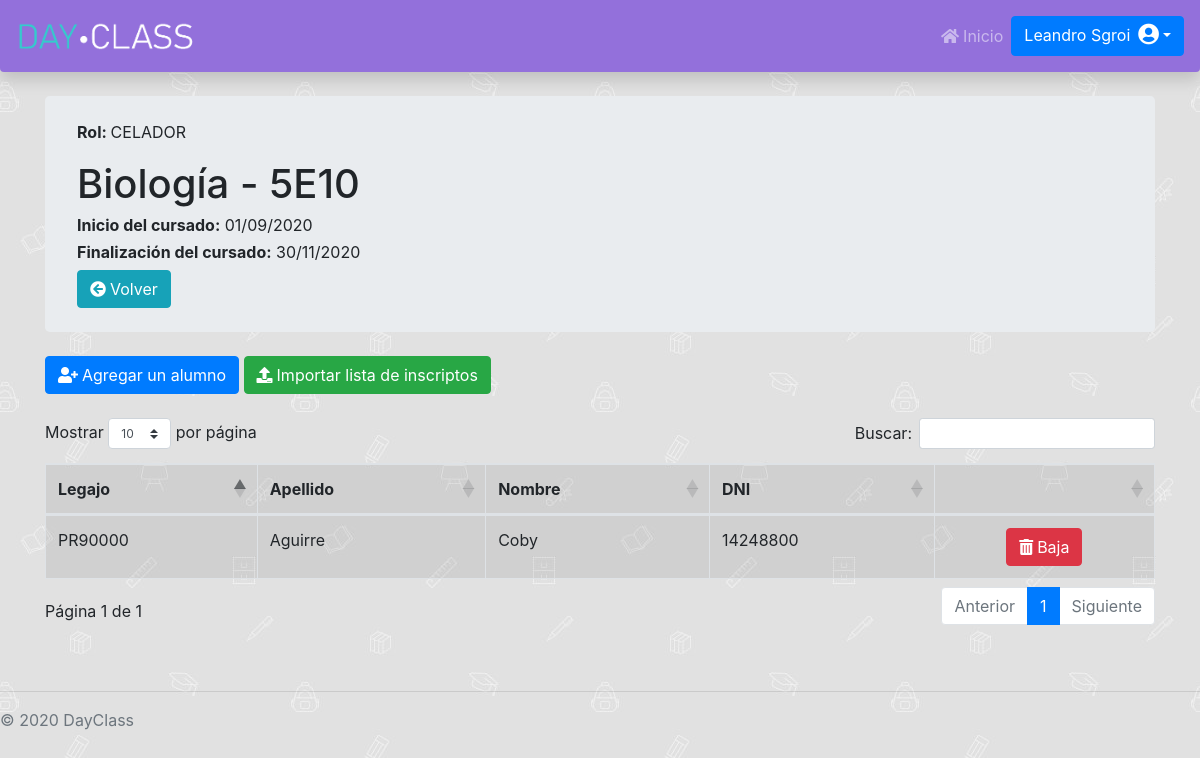
Page /Administrador/MateriaCurso/Curso/alumnosCurso.php?id=25 (signed in) on the committed database.
### tables this page shows
CREATE TABLE `permiso` (
  `id` int(11) NOT NULL AUTO_INCREMENT,
  `fechaDesdePer` date DEFAULT NULL,
  `fechaHastaPer` date DEFAULT NULL,
  `nombrePermiso` varchar(255) DEFAULT NULL,
  PRIMARY KEY (`id`)
);

CREATE TABLE `curso` (
  `id` int(11) NOT NULL AUTO_INCREMENT,
  `fechaDesdeCurActual` date DEFAULT NULL,
  `fechaHastaCurActul` date DEFAULT NULL,
  `nombreCurso` varchar(255) DEFAULT NULL,
  `division_id` int(11) DEFAULT NULL,
  `materia_id` int(11) DEFAULT NULL,
  `fechaDesdeCursado` date DEFAULT NULL,
  `fechaHastaCursado` date DEFAULT NULL,
  PRIMARY KEY (`id`),
  KEY `FKb0pu5rd27n5ld9n4oamd62dwj` (`division_id`),
  KEY `FK48osbikkitlflgwqf0vh8qt7j` (`materia_id`)
);

CREATE TABLE `alumnocursoactual` (
  `id` int(11) NOT NULL AUTO_INCREMENT,
  `fechaDesdeAlumCurAc` date DEFAULT NULL,
  `fechaHastaAlumCurAc` date DEFAULT NULL,
  `alumno_id` int(11) DEFAULT NULL,
  `curso_id` int(11) DEFAULT NULL,
  PRIMARY KEY (`id`),
  KEY `FK36obnguwdre5apx5dchq91odn` (`alumno_id`),
  KEY `FKt7ydcu477pnwgp95bumcwako7` (`curso_id`)
);

CREATE TABLE `usuario` (
  `id` int(11) NOT NULL AUTO_INCREMENT,
  `nombreUsuario` varchar(255) DEFAULT NULL,
  `apellidoUsuario` varchar(255) DEFAULT NULL,
  `legajoUsuario` varchar(255) DEFAULT NULL,
  `dniUsuario` int(11) DEFAULT NULL,
  `contraseniaUsuario` varchar(255) DEFAULT NULL,
  `emailUsuario` varchar(255) DEFAULT NULL,
  `fechaNacimientoUsuario` date DEFAULT NULL,
  `fechaAltaUsuario` date DEFAULT NULL,
  `fechaBajaUsuario` date DEFAULT NULL,
  `bloqueado` tinyint(1) NOT NULL DEFAULT '0',
  `cuentaHabilitada` tinyint(1) NOT NULL DEFAULT '0',
  `id_permiso` int(11) DEFAULT NULL,
  PRIMARY KEY (`id`)
);

### Administrador/MateriaCurso/Curso/alumnosCurso.php (the view, shortened to what this page needs)
<?php
include "../../../databaseConection.php";
$nombreRol = "Sin rol asignado";
if(!($_SESSION['usuario']['id_permiso'] == NULL || $_SESSION['usuario']['id_permiso'] == "")){
    $permiso = $con->query("SELECT * FROM permiso WHERE id = '".$_SESSION['usuario']['id_permiso']."'")->fetch_assoc();
    $nombreRol = $permiso['nombrePermiso'];
}
?>
<link rel="stylesheet" href="https://cdnjs.cloudflare.com/ajax/libs/twitter-bootstrap/4.1.3/css/bootstrap.css">
<link rel="stylesheet" href="https://cdn.datatables.net/1.10.21/css/dataTables.bootstrap4.min.css">
<div class="container">
    <div class="jumbotron my-4 py-4">
        <p><b>Rol: </b><?php echo "$nombreRol" ?></p>
        <?php
        include "../../../databaseConection.php";
        $id_curso = $_GET['id'];
        $currentDateTime = date('Y-m-d');
        $consultaCurso = $con->query("SELECT * FROM `curso` WHERE `id` =  $id_curso");
        $resultado = $consultaCurso->fetch_assoc();
        $fchDesde = $resultado["fechaDesdeCursado"];
        $fchHasta = $resultado["fechaHastaCursado"];
        $nombreCurso = $resultado["nombreCurso"];
        $id_materia = $resultado["materia_id"];
        echo "<h1>$nombreCurso</h1>";
        if ($fchDesde != null && $fchHasta != null && $fchHasta >= $currentDateTime) {
            echo "<h6 class='font-weight-normal'><b>Inicio del cursado:</b> " . strftime('%d/%m/%Y', strtotime($fchDesde)) . " </h6>";
            echo "<h6 class='font-weight-normal'><b>Finalización del cursado:</b> " . strftime('%d/%m/%Y', strtotime($fchHasta)) . " </h6>";
        } else {
            echo "<div class='alert alert-warning' role='alert'>
                            <h5><i class='fa fa-exclamation-circle mr-2'></i>No hay fechas de cursado vigentes.</h5>
                            <h7>No podrá inscribir alumnos hasta que esten definidas las fechas nuevas.</h7>
                        </div>";
        }
        ?>
        <a <?php echo "href='/DayClass/Administrador/MateriaCurso/Curso/admCurso.php?id= $id_materia'" ?> class="btn btn-info"><i class="fa fa-arrow-circle-left mr-1"></i>Volver</a>
    </div>
    <?php
    $id_curso = $_GET['id'];
    $currentDateTime = date('Y-m-d');
    $consultaCurso = $con->query("SELECT * FROM `curso` WHERE `id` =  $id_curso");
    $resultadoCurso = $consultaCurso->fetch_assoc();
    $fechaDesdeCursado = $resultadoCurso['fechaDesdeCursado'];
    $fechaHastaCursado = $resultadoCurso['fechaHastaCursado'];
    $habilitado = false;
    if ($fechaDesdeCursado != null && $fechaHastaCursado != null) {
        if ($fechaHastaCursado >= $currentDateTime) {
            $habilitado = true;
        }
    }
    ?>
    <div class="my-3">
        <button <?php
                if ($habilitado) {
                    echo "class='btn btn-primary'";
                    echo "data-target='#staticBackdrop'";
                } else {
                    echo "class='btn btn-primary disabled'";
                } ?> data-toggle="modal"><i class="fa fa-user-plus mr-1"></i>Agregar un alumno</button>
        <button <?php
                if ($habilitado) {
                    echo "class='btn btn-success'";
                    echo "data-target='#staticBackdrop1'";
                } else {
                    echo "class='btn btn-success disabled'";
                } ?> data-toggle="modal"><i class="fa fa-upload mr-1"></i>Importar lista de inscriptos</button>
    </div>
    <div class="my-4 table-responsive">
        <table id="dataTable" class="table table-active table-bordered table-hover">
            <?php
                $id_curso = $_GET['id'];
                $currentDateTime = date('Y-m-d H:i:s');
                $consultaCurso = $con->query("SELECT * FROM `curso` WHERE `id` =  $id_curso");
                $resultadoCurso = $consultaCurso->fetch_assoc();
                $fechaDesdeCursado = $resultadoCurso['fechaDesdeCursado'];
                $fechaHastaCursado = $resultadoCurso['fechaHastaCursado'];
                $consulta2 = $con->query("SELECT alumno_id FROM `alumnocursoactual` WHERE `fechaDesdeAlumCurAc` = '$fechaDesdeCursado' AND `fechaHastaAlumCurAc` = '$fechaHastaCursado' AND `curso_id` =  $id_curso");
                if(!($consulta2 ->num_rows) == 0){
                    $selectPermiso = $con->query("SELECT * FROM permiso WHERE nombrePermiso = 'ALUMNO'");
                    $permiso = $selectPermiso->fetch_assoc();
                    $id_permiso = $permiso["id"];
                    echo "<thead>
                            <th>Legajo</th>
                            <th>Apellido</th>
                            <th>Nombre </th>
                            <th>DNI</th>
                            <th></th>
                        </thead>
                        <tbody>";
                    while ($alumnocursoactual = $consulta2->fetch_assoc()) {
                       $alumno_id = $alumnocursoactual['alumno_id'];
                        $alumno = $con->query("SELECT cursoestadoalumno.nombreEstado, usuario.legajoUsuario, usuario.apellidoUsuario, usuario.nombreUsuario, usuario.dniUsuario FROM alumnocursoactual, usuario, curso, alumnocursoestado, cursoestadoalumno WHERE usuario.id = '$alumno_id' AND usuario.id_permiso = '$id_permiso' AND curso.id = '$id_curso' AND alumnocursoactual.curso_id = curso.id AND alumnocursoactual.alumno_id = usuario.id AND alumnocursoactual.id = alumnocursoestado.alumnoCursoActual_id AND alumnocursoactual.fechaDesdeAlumCurAc <= '$currentDateTime' AND alumnocursoactual.fechaHastaAlumCurAc > '$currentDateTime' AND ('$currentDateTime' >= alumnocursoestado.fechaInicioEstado) AND ('$currentDateTime' < alumnocursoestado.fechaFinEstado) AND (alumnocursoactual.fechaDesdeAlumCurAc <= alumnocursoestado.fechaInicioEstado) AND (alumnocursoactual.fechaHastaAlumCurAc >= alumnocursoestado.fechaFinEstado) AND alumnocursoestado.cursoEstadoAlumno_id = cursoestadoalumno.id")->fetch_assoc();
                        if($alumno['nombreEstado'] == "LIBRE"){
                            $urlReinc = 'movAlumnoCurso.php?alumnoId='.$alumno_id.'&&cursoId='.$id_curso.'&&movId=2';
                            echo "<tr class='table-danger'>
                                <td>" . $alumno['legajoUsuario'] . "</td>
                                <td>" . $alumno['apellidoUsuario'] . "</td>
                                <td>" . $alumno['nombreUsuario'] . "</td>
                                <td>" . $alumno['dniUsuario'] . "</td>
                                <td class='text-center'><a class='btn btn-primary' onclick='return confirmComeBack()' href='$urlReinc'><i class='fa fa-undo mr-1'></i>Alta</a></td>
                            </tr>";
                        }else{
                            $urlBaja = 'movAlumnoCurso.php?alumnoId='.$alumno_id.'&&cursoId='.$id_curso.'&&movId=1';
                           echo "<tr>
                                <td>" . $alumno['legajoUsuario'] . "</td>
                                <td>" . $alumno['apellidoUsuario'] . "</td>
                                <td>" . $alumno['nombreUsuario'] . "</td>
                                <td>" . $alumno['dniUsuario'] . "</td>
                                <td class='text-center'><a class='btn btn-danger' onclick='return confirmDelete()' href='$urlBaja'><i class='fa fa-trash mr-1'></i>Baja</a></td>
                            </tr>";
                        }
                    }
                    echo "</tbody>";
                }else{
                    echo "<div class='alert alert-warning' role='alert'>
                            <h5><i class='fa fa-exclamation-circle mr-2'></i>Todavía no hay alumnos inscriptos en este curso.</h5>
                        </div>";
                }
            ?>
        </table>
    </div>
</div>

### DayClassStyle.css (style rules this page uses)
.dayclassnav { background-color: mediumpurple; }
.abajo-pagina { position: absolute; bottom: auto; width: 100%; }
body { padding-top: 4.5rem; background-image: url("/DayClass/images/school.jpg"); background-repeat: repeat; background-attachment: fixed; }

### rows in the picture
permiso: nombrePermiso "CELADOR"
curso: nombreCurso "Biología - 5E10", fechaDesdeCursado "01/09/2020", fechaHastaCursado "30/11/2020"
alumnocursoactual: usuario.legajoUsuario "PR90000", usuario.apellidoUsuario "Aguirre", usuario.nombreUsuario "Coby", usuario.dniUsuario "14248800"
